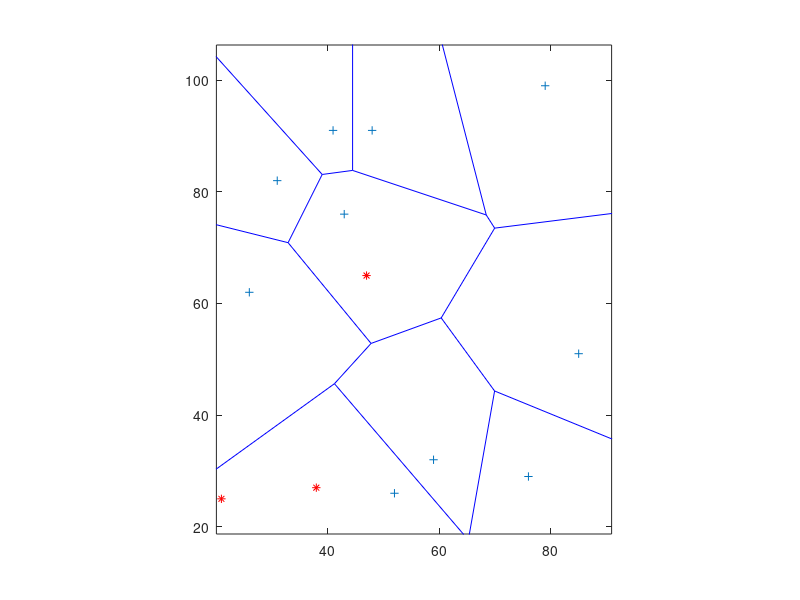

Recreate this plot in MATLAB.
rng default
x=randi([1 100],1,10);
y=randi([1 100],1,10);
voronoi(x,y)
axis equal
hold on
rng shuffle
for i=1:1:5
p=[randi(100) randi(100)];
plot(p(1),p(2),'*r');
end
hold off